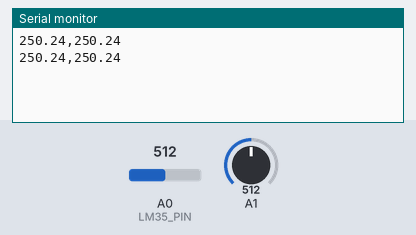
This sketch was run on a simulated Arduino Uno, built with avr-gcc and run on an emulated ATmega328P. Parts: the last lines printed to the serial monitor. The test bench sets the inputs (shaded band); at power-on: A0 (LM35_PIN) = 512, A1 = 512.

Above: at 1.8 s.
1.9 s: A0 (LM35_PIN) set to 716
At 2.8 s:
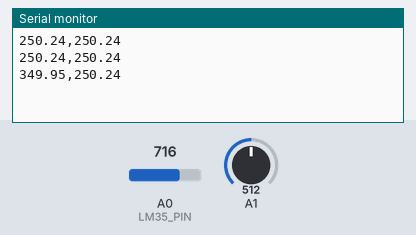
3.4 s: A1 set to 716
At 4.7 s:
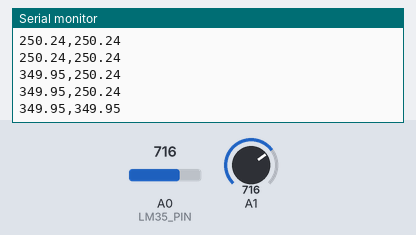
4.9 s: A0 (LM35_PIN) set to 900
At 5.5 s:
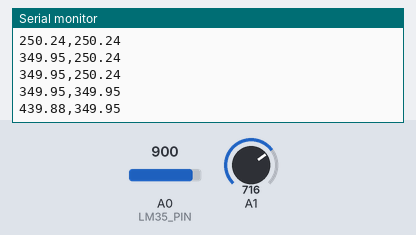
6.4 s: A1 set to 900
At 7.8 s:
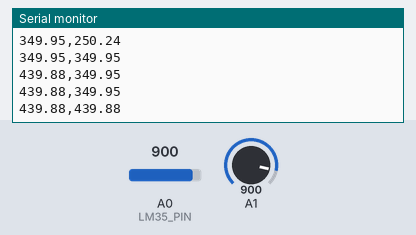
Timing chart, 0 to 8.9 s (numbered marks = the images above; inputs shaded):
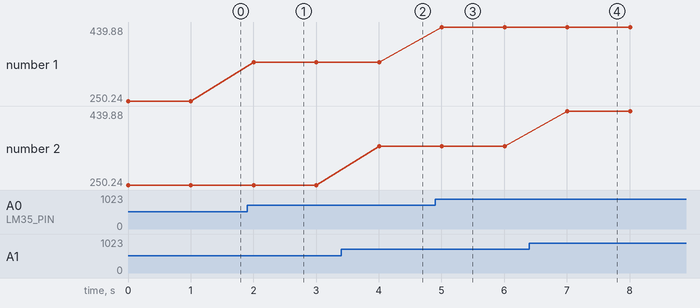

The sketch:

LM35_TempReader.ino
```cpp
// Khai báo chân kết nối cảm biến LM35
const int LM35_PIN = A0;
void setup() {
  Serial.begin(9600);
}
void loop() {
  int v0 = analogRead(A0);
  int v1 = analogRead(A1);
  float t0 = v0 * (5.0 / 1023.0) * 100.0;
  float t1 = v1 * (5.0 / 1023.0) * 100.0;
  Serial.print(t0);
  Serial.print(",");
  Serial.println(t1);
  delay(1000);
}
```

Measured:
- after the input at 1.9 s, the serial monitor: prints a new line after 0.10 s (image 1)
- after the input at 3.4 s, the serial monitor: prints a new line after 0.61 s (image 2)
- after the input at 4.9 s, the serial monitor: prints a new line after 0.11 s (image 3)
- after the input at 6.4 s, the serial monitor: prints a new line after 0.61 s (image 4)
- plotted number 1: 250.24 → 349.95 after the input at 1.9 s, 349.95 → 439.88 after the input at 4.9 s
